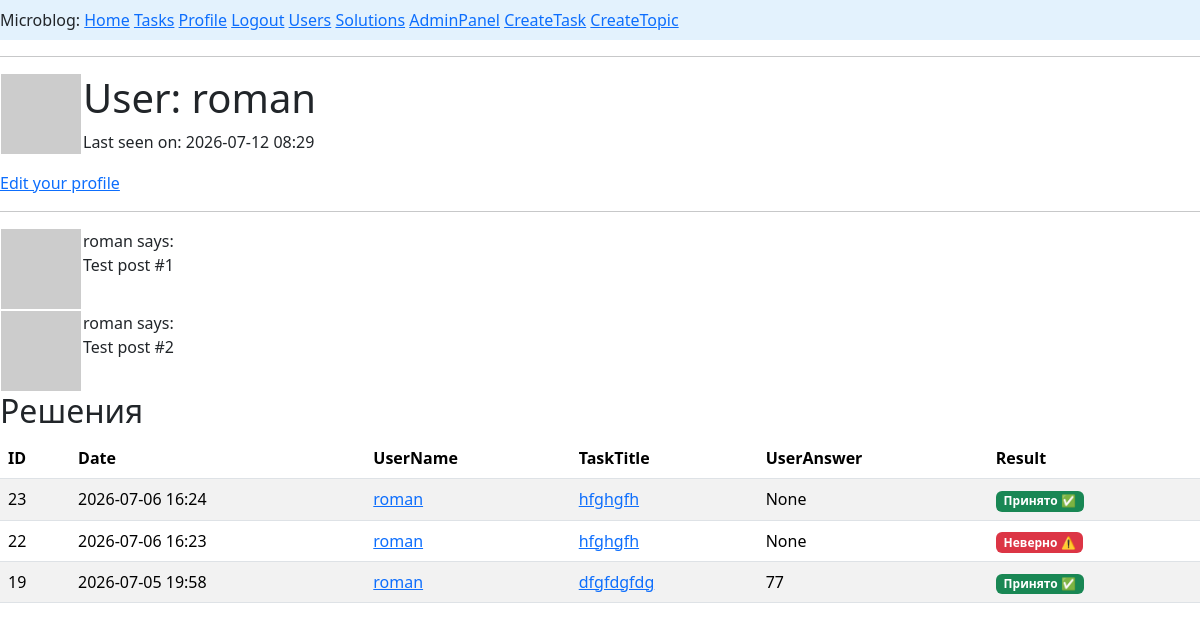
/user/roman (signed in), run on an earlier commit of the app's database.
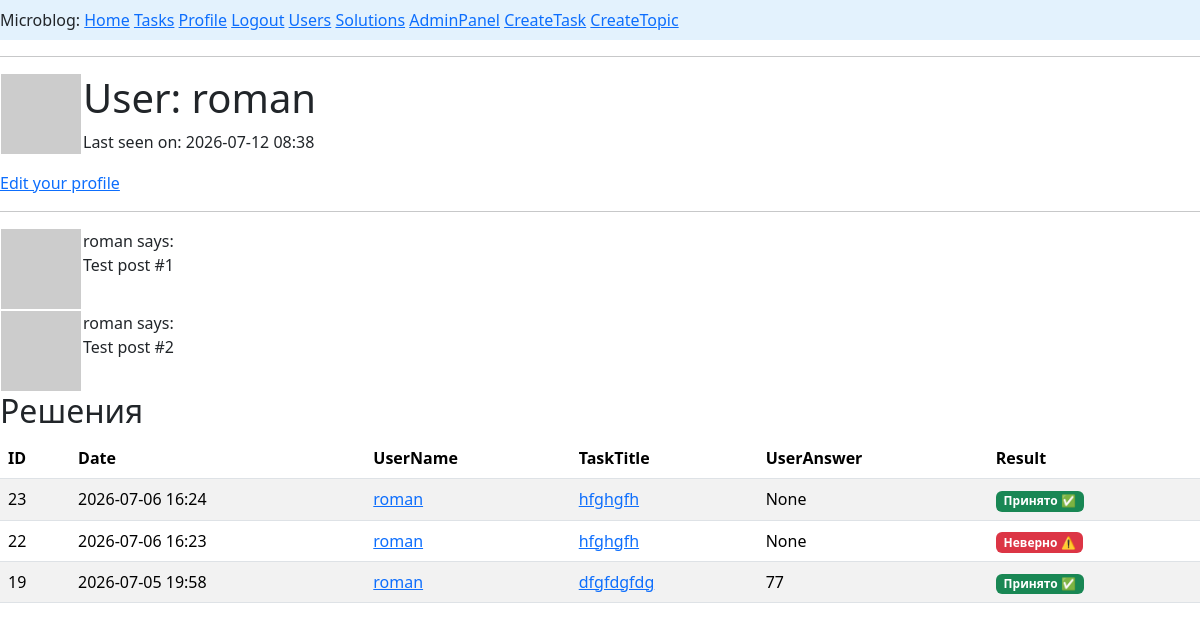
And on a later commit of the database.
### app/models.py (models this page shows, shortened)
class User(UserMixin, db.Model):
    __tablename__ = 'users'
    id: so.Mapped[int] = so.mapped_column(primary_key=True)
    username: so.Mapped[str] = so.mapped_column(sa.String(64), index=True, unique=True)
    email: so.Mapped[str] = so.mapped_column(sa.String(120), index=True, unique=True)
    password_hash: so.Mapped[Optional[str]] = so.mapped_column(sa.String(256))
    posts: so.WriteOnlyMapped['Post'] = so.relationship(back_populates='author')
    about_me: so.Mapped[Optional[str]] = so.mapped_column(sa.String(140))
    last_seen: so.Mapped[Optional[datetime]] = so.mapped_column(default=lambda: datetime.now(timezone.utc))
    role_id: so.Mapped[int] = so.mapped_column(sa.ForeignKey(Role.id), index=True)
    role: so.Mapped['Role'] = so.relationship(back_populates='users')
    task_user: so.Mapped['Task'] = so.relationship(back_populates='creator')
    solve_user: so.Mapped[list['Solve']] = so.relationship(back_populates='solver')
    def avatar(self, size):
        digest = md5(self.email.lower().encode('utf-8')).hexdigest()
        return f'https://www.gravatar.com/avatar/{digest}?d=identicon&s={size}'

### app/routes.py (the view)
@app.route('/user/<username>')
@login_required
def user(username):
    user = db.first_or_404(sa.select(User).where(User.username == username))
    posts = [
        {'author': user, 'body': 'Test post #1'},
        {'author': user, 'body': 'Test post #2'}
    ]
    stmt = (
            select(Solve)
            .join(Solve.solver)  # Важно: явно указываем JOIN, чтобы можно было фильтровать по полям пользователя
            .where(User.username == username) # Сравниваем поле username пользователя со строкой
            .order_by(Solve.created_date.desc())
            .options(
                selectinload(Solve.solver),  # Подгружаем пользователя (поле solver)
                selectinload(Solve.task)    # Подгружаем задачу (на всякий случай)
            )
        )
    solutions = db.session.scalars(stmt).all()
    return render_template('user.html', user=user, posts=posts, solutions=solutions)

### app/models.py (called while the page is built)
@login.user_loader
def load_user(id):
    return db.session.get(User, int(id))

### app/routes.py (called while the page is built)
@app.before_request
def before_request():
    if current_user.is_authenticated:
        current_user.last_seen = datetime.now(timezone.utc)
        db.session.commit()

### app/templates/user.html (shortened to what this page needs)
{% extends "base.html" %}
{% block content %}
    <table>
        <tr valign="top">
            <td><img src="{{ user.avatar(128) }}"></td>
            <td>
                <h1>User: {{ user.username }}</h1>
                {% if user.last_seen %}<p>Last seen on: {{ user.last_seen.strftime('%Y-%m-%d %H:%M') }}</p>{% endif %}
            </td>
        </tr>
    </table>
    {% if user == current_user %}
                <p><a href="{{ url_for('edit_profile') }}">Edit your profile</a></p>
                {% endif %}
    <hr>
    {% for post in posts %}
        {% include '_post.html' %}
    {% endfor %}
    {% include "pagin_solutions.html" %}
{% endblock %}

### app/templates/_post.html
<table>
        <tr valign="top">
            <td><img src="{{ post.author.avatar(36) }}"></td>
            <td>{{ post.author.username }} says:<br>{{ post.body }}</td>
        </tr>
</table>

What changed in the data, as far as the page shows it:
changed User "roman": last_seen "2026-07-12 08:29" → "2026-07-12 08:38"
